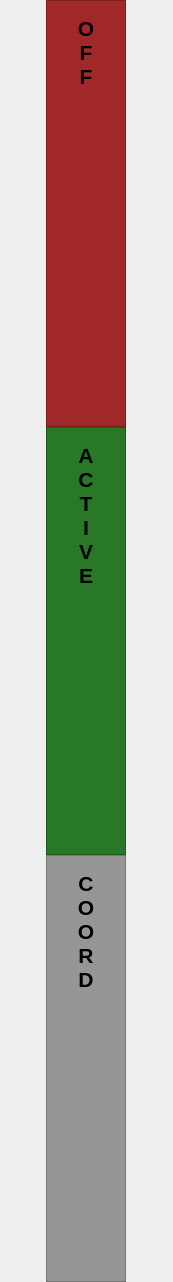
<?xml version="1.0" encoding="UTF-8"?>
<ui version="4.0">
 <class>ControllerStatusBanner</class>
 <widget class="QWidget" name="ControllerStatusBanner">
  <property name="geometry">
   <rect>
    <x>0</x>
    <y>0</y>
    <width>173</width>
    <height>1282</height>
   </rect>
  </property>
  <property name="font">
   <font>
    <pointsize>16</pointsize>
   </font>
  </property>
  <property name="windowTitle">
   <string>Form</string>
  </property>
  <layout class="QGridLayout" name="gridLayout">
   <property name="leftMargin">
    <number>0</number>
   </property>
   <property name="topMargin">
    <number>0</number>
   </property>
   <property name="rightMargin">
    <number>0</number>
   </property>
   <property name="bottomMargin">
    <number>0</number>
   </property>
   <property name="spacing">
    <number>0</number>
   </property>
   <item row="0" column="0">
    <layout class="QVBoxLayout" name="verticalLayout">
     <property name="topMargin">
      <number>0</number>
     </property>
     <property name="bottomMargin">
      <number>0</number>
     </property>
     <item>
      <widget class="QFrame" name="frame_isOff">
       <property name="sizePolicy">
        <sizepolicy hsizetype="Fixed" vsizetype="Preferred">
         <horstretch>0</horstretch>
         <verstretch>0</verstretch>
        </sizepolicy>
       </property>
       <property name="minimumSize">
        <size>
         <width>80</width>
         <height>0</height>
        </size>
       </property>
       <property name="maximumSize">
        <size>
         <width>80</width>
         <height>16777215</height>
        </size>
       </property>
       <property name="styleSheet">
        <string notr="true">background-color:rgb(160,40,40);</string>
       </property>
       <property name="frameShape">
        <enum>QFrame::StyledPanel</enum>
       </property>
       <property name="frameShadow">
        <enum>QFrame::Raised</enum>
       </property>
       <layout class="QGridLayout" name="gridLayout_2">
        <property name="leftMargin">
         <number>0</number>
        </property>
        <property name="topMargin">
         <number>15</number>
        </property>
        <property name="rightMargin">
         <number>0</number>
        </property>
        <property name="bottomMargin">
         <number>0</number>
        </property>
        <item row="0" column="0">
         <widget class="QLabel" name="label_isOff">
          <property name="font">
           <font>
            <pointsize>16</pointsize>
            <weight>75</weight>
            <bold>true</bold>
           </font>
          </property>
          <property name="text">
           <string>O
F
F</string>
          </property>
          <property name="alignment">
           <set>Qt::AlignHCenter|Qt::AlignTop</set>
          </property>
          <property name="wordWrap">
           <bool>false</bool>
          </property>
         </widget>
        </item>
       </layout>
      </widget>
     </item>
     <item>
      <widget class="QFrame" name="frame_isActive">
       <property name="sizePolicy">
        <sizepolicy hsizetype="Fixed" vsizetype="Preferred">
         <horstretch>0</horstretch>
         <verstretch>0</verstretch>
        </sizepolicy>
       </property>
       <property name="minimumSize">
        <size>
         <width>80</width>
         <height>0</height>
        </size>
       </property>
       <property name="maximumSize">
        <size>
         <width>80</width>
         <height>16777215</height>
        </size>
       </property>
       <property name="styleSheet">
        <string notr="true">background-color:rgb(40,120,40);</string>
       </property>
       <property name="frameShape">
        <enum>QFrame::StyledPanel</enum>
       </property>
       <property name="frameShadow">
        <enum>QFrame::Raised</enum>
       </property>
       <layout class="QGridLayout" name="gridLayout_3">
        <property name="leftMargin">
         <number>0</number>
        </property>
        <property name="topMargin">
         <number>15</number>
        </property>
        <property name="rightMargin">
         <number>0</number>
        </property>
        <property name="bottomMargin">
         <number>0</number>
        </property>
        <item row="0" column="0">
         <widget class="QLabel" name="label_isActive">
          <property name="font">
           <font>
            <pointsize>16</pointsize>
            <weight>75</weight>
            <bold>true</bold>
           </font>
          </property>
          <property name="text">
           <string>A
C
T
I
V
E</string>
          </property>
          <property name="alignment">
           <set>Qt::AlignHCenter|Qt::AlignTop</set>
          </property>
          <property name="wordWrap">
           <bool>true</bool>
          </property>
         </widget>
        </item>
       </layout>
      </widget>
     </item>
     <item>
      <widget class="QFrame" name="frame_isCoord">
       <property name="sizePolicy">
        <sizepolicy hsizetype="Fixed" vsizetype="Preferred">
         <horstretch>0</horstretch>
         <verstretch>0</verstretch>
        </sizepolicy>
       </property>
       <property name="minimumSize">
        <size>
         <width>80</width>
         <height>0</height>
        </size>
       </property>
       <property name="maximumSize">
        <size>
         <width>80</width>
         <height>16777215</height>
        </size>
       </property>
       <property name="styleSheet">
        <string notr="true">background-color:rgb(150,150,150)</string>
       </property>
       <property name="frameShape">
        <enum>QFrame::StyledPanel</enum>
       </property>
       <property name="frameShadow">
        <enum>QFrame::Raised</enum>
       </property>
       <layout class="QGridLayout" name="gridLayout_4">
        <property name="leftMargin">
         <number>0</number>
        </property>
        <property name="topMargin">
         <number>15</number>
        </property>
        <property name="rightMargin">
         <number>0</number>
        </property>
        <property name="bottomMargin">
         <number>0</number>
        </property>
        <item row="0" column="0">
         <widget class="QLabel" name="label_isCoord">
          <property name="font">
           <font>
            <pointsize>16</pointsize>
            <weight>75</weight>
            <bold>true</bold>
           </font>
          </property>
          <property name="text">
           <string>C
O
O
R
D</string>
          </property>
          <property name="alignment">
           <set>Qt::AlignHCenter|Qt::AlignTop</set>
          </property>
          <property name="wordWrap">
           <bool>true</bool>
          </property>
         </widget>
        </item>
       </layout>
      </widget>
     </item>
    </layout>
   </item>
  </layout>
 </widget>
 <resources/>
 <connections/>
</ui>
